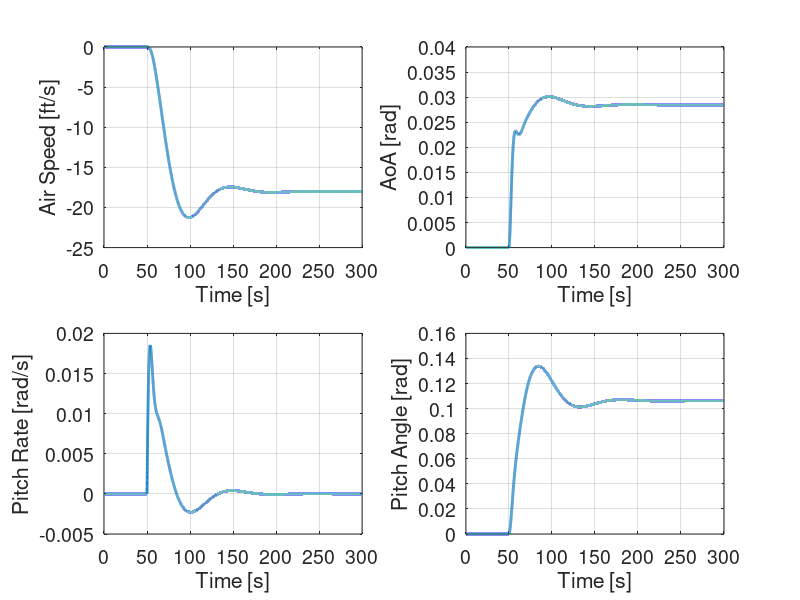
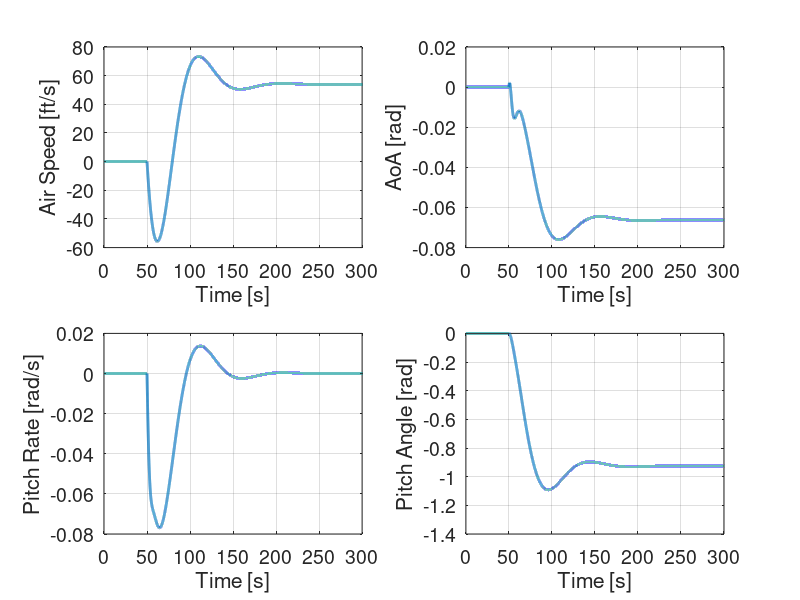
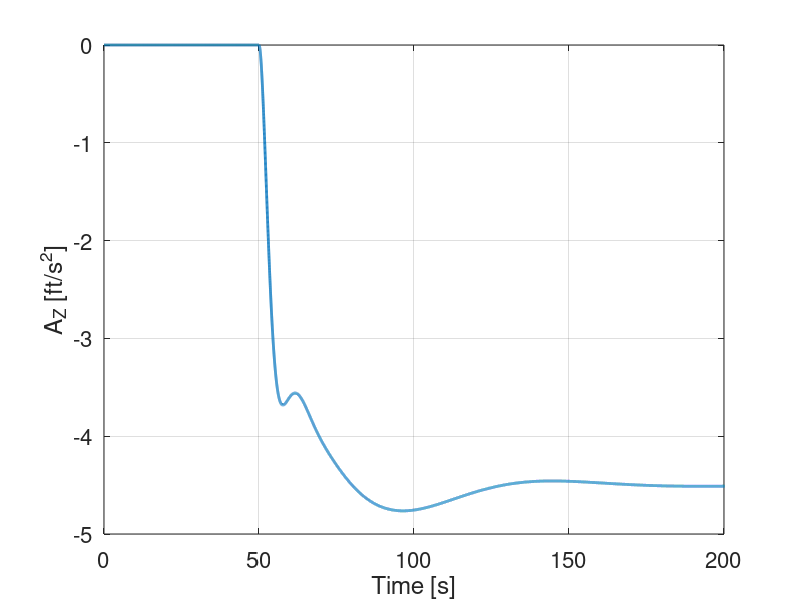

These charts were generated, in order, by the following MATLAB code:
% Problem 1.2 Wise and Lavretsky

% State indices
sel_V_state_fps     = 1;
sel_alpha_state_rad = 2;
sel_theta_state_rad = 3;
sel_q_state_rps     = 4;
% Input indices
sel_dele_input_rad  = 1;
sel_delth_input_rad = 2;
% A and B matrices
A_long = [-0.160  18.91 -32.2      0; ...
          -0.001 -0.633     0      1; ...
               0      0     0      1; ...
               0 -0.773     0 -0.528];
    
B_long = [     0  9.968; ...
               0 -0.006; ...
               0      0; ...
          -0.011 0.0256];
% Trimmed speed
V0_fps = 250;
% a) Compute open loop system eigenvalues
[wn_long, xi_long, long_eigs] = damp(A_long);
% b) Extract short period dynamics, compute approximate short
% period 
A_sp = A_long([sel_alpha_state_rad, sel_q_state_rps], ...
              [sel_alpha_state_rad, sel_q_state_rps]);
B_sp = B_long([sel_alpha_state_rad, sel_q_state_rps], sel_dele_input_rad);
[wn_sp, xi_sp, sp_eigs] = damp(A_sp);
% c) Simulate open loop response to elevator and thrust set inputs
dt = 1e-2;
tfinal_sec = 500;
t_sec = 0 : dt : tfinal_sec;
% Initial condition 
x_cl0 = [0 0 0 0];
% preallocate open-loop solution vector due to thrust input
x_ol_thrust = zeros(size(A_long,2),length(t_sec));
x_ol_thrust(:,1) = x_cl0;
% preallocate open-loop solution vector due to elevator input
x_ol_dele = zeros(size(A_long,2),length(t_sec));
x_ol_dele(:,1) = x_cl0;
% define step input at 1 sec
u = zeros(size(t_sec));
u(t_sec >= 50) = -1;
for i = 1 : length(t_sec) - 1
    
% Open loop response due to thrust input
% ##    x_ol_dele(:, i+1)   = x_ol_dele(:,i) + ...
% ##        dt*( A_long*x_ol_dele(:,i)+B_long*[u(i);0]);
%     
    x_ol_dele(:, i+1)   = x_ol_dele(:,i) + ...
        dt/2*( A_long*x_ol_dele(:,i)+B_long*[u(i);0] + ...
               A_long*x_ol_dele(:,i+1)+B_long*[u(i+1);0]);
% Open loop response due to thrust input
% ##    x_ol_thrust(:, i+1) = x_ol_thrust(:,i) + ...
% ##        dt*( A_long*x_ol_thrust(:,i)+B_long*[0; u(i)]);
%     
    x_ol_thrust(:, i+1) = x_ol_thrust(:,i) + ...
        dt/2*( A_long*x_ol_thrust(:,i)+B_long*[0; u(i)] + ...
               A_long*x_ol_thrust(:,i+1)+B_long*[0; u(i+1)]);
    
end
figure(1)
title('Open-Loop Response Elevator Step Input','fontsize', 14);
subplot(2,2,1);
plot(t_sec, x_ol_dele(sel_V_state_fps,:), 'linewidth', 2); grid on
ylabel('Air Speed [ft/s]', 'fontsize', 16);
xlabel('Time [s]','fontsize', 16);
set(gca, 'xlim', [0 300]);
set(gca, 'fontsize', 14);
subplot(2,2,2);
plot(t_sec, x_ol_dele(sel_alpha_state_rad,:), 'linewidth', 2); grid on
ylabel('AoA [rad]', 'fontsize', 16);
xlabel('Time [s]','fontsize', 16);
set(gca, 'fontsize', 14);
set(gca, 'xlim', [0 300]);
subplot(2,2,3);
plot(t_sec, x_ol_dele(sel_q_state_rps,:), 'linewidth', 2); grid on
ylabel('Pitch Rate [rad/s]', 'fontsize', 16);
xlabel('Time [s]','fontsize', 16);
set(gca, 'fontsize', 14);
set(gca, 'xlim', [0 300]);
subplot(2,2,4);
plot(t_sec, x_ol_dele(sel_theta_state_rad,:), 'linewidth', 2); grid on
ylabel('Pitch Angle [rad]', 'fontsize', 16);
xlabel('Time [s]','fontsize', 16);
set(gca, 'fontsize', 14);
set(gca, 'xlim', [0 300]);
set(gcf, 'color', 'w');
figure(2)
title('Open-Loop Response Thrust Step Input','fontsize', 16);
subplot(2,2,1);
plot(t_sec, x_ol_thrust(sel_V_state_fps,:), 'linewidth', 2); grid on
ylabel('Air Speed [ft/s]', 'fontsize', 16);
xlabel('Time [s]','fontsize', 16);
set(gca, 'xlim', [0 300]);
set(gca, 'fontsize', 14);
subplot(2,2,2);
plot(t_sec, x_ol_thrust(sel_alpha_state_rad,:), 'linewidth', 2); grid on
ylabel('AoA [rad]', 'fontsize', 16);
xlabel('Time [s]','fontsize', 16);
set(gca, 'fontsize', 14);
set(gca, 'xlim', [0 300]);
subplot(2,2,3);
plot(t_sec, x_ol_thrust(sel_q_state_rps,:), 'linewidth', 2); grid on
ylabel('Pitch Rate [rad/s]', 'fontsize', 16);
xlabel('Time [s]','fontsize', 16);
set(gca, 'fontsize', 14);
set(gca, 'xlim', [0 300]);
subplot(2,2,4);
plot(t_sec, x_ol_thrust(sel_theta_state_rad,:), 'linewidth', 2); grid on
ylabel('Pitch Angle [rad]', 'fontsize', 16);
xlabel('Time [s]','fontsize', 16);
set(gca, 'fontsize', 14);
set(gca, 'xlim', [0 300]);
set(gcf, 'color', 'w');
% Identify frequency time scale separation between short period and phugoid
% wn_phugoid_rad    = sqrt(real(long_eigs(1))^2   + imag(long_eigs(1))^2);
% wn_sp_rad         = sqrt(real(long_eigs(end))^2 + imag(long_eigs(end))^2);
% 
% fn_phugoid = wn_phugoid_rad/(2*pi);
% fn_sp      = wn_sp_rad/(2*pi);
% 
% T_sp_sec = 1/fn_phugoid;
% T_phugoid_sec = 1/fn_sp;
% Time scale separation between short period and phugoid modes
% time_scale_separation_frequency = T_phugoid_sec-T_sp_sec;
% fprintf('The time scale separation between the frequency of the short period and phugoid is %.1f sec\n', ...
%     time_scale_separation_frequency);
% Time scale separation between decay/amplification of modes
real_part_sp_eig = real(long_eigs(1));
real_part_ph_eig = real(long_eigs(3));
t_star_sp_sec = abs(1/real_part_sp_eig);
t_star_ph_sec = abs(1/real_part_ph_eig);
time_scale_separation_decay = t_star_ph_sec - t_star_sp_sec;
fprintf('The time scale separation between the short period and phugoid is %.1f sec\n',time_scale_separation_decay);
% Determine aero derivatives
Zalpha = A_long(sel_alpha_state_rad, sel_alpha_state_rad)*V0_fps;
Malpha = A_long(sel_q_state_rps, sel_alpha_state_rad);
Zdelta = B_long(sel_alpha_state_rad, sel_dele_input_rad)*V0_fps;
Mdelta = B_long(sel_q_state_rps, sel_dele_input_rad);
Mq     = A_long(sel_q_state_rps, sel_q_state_rps);
% Plot vertical acceleration
Az = Zalpha*x_ol_dele(sel_alpha_state_rad,:) + Zdelta*u;
figure(3)
plot(t_sec, Az, 'linewidth', 2)
xlabel('Time [s]','fontsize', 16);
ylabel('A_Z [ft/s^2]','fontsize', 16);
set(gca, 'fontsize', 16, 'xlim', [0 200]);
set(gcf, 'color', 'w');
grid on;